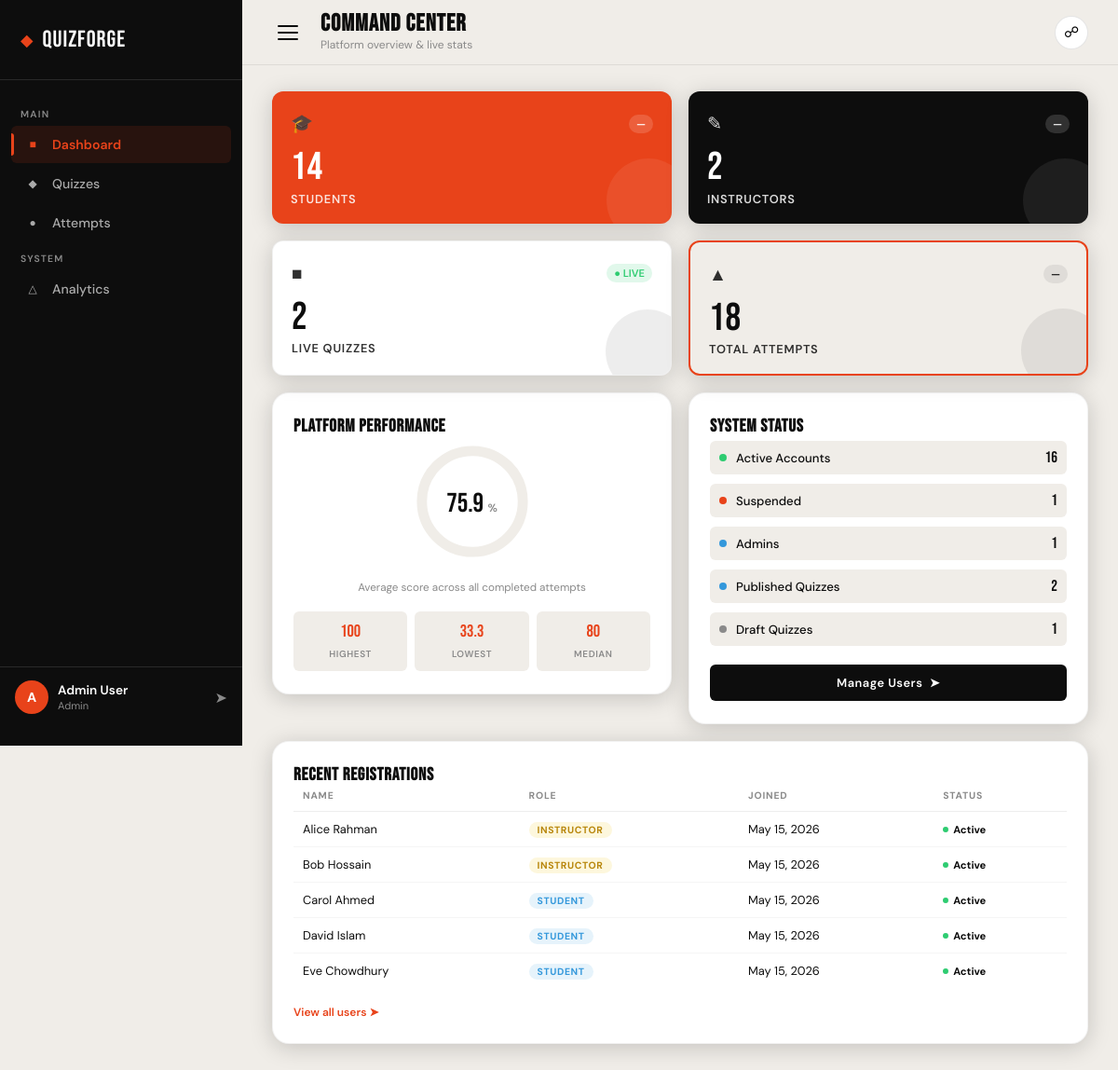
/view/admin/dashboard.php (signed in), run on the app's committed database.
### tables this page shows
CREATE TABLE users (
    id            INT UNSIGNED  AUTO_INCREMENT PRIMARY KEY,
    name          VARCHAR(100)  NOT NULL,
    email         VARCHAR(150)  NOT NULL UNIQUE,
    password_hash VARCHAR(255)  NOT NULL,
    role          ENUM('student','instructor','admin')
                                NOT NULL DEFAULT 'student',
    is_active     TINYINT(1)    NOT NULL DEFAULT 1,
    created_at    TIMESTAMP     NOT NULL DEFAULT CURRENT_TIMESTAMP
);

### model/adminDashboardModel.php (called while the page is built, shortened)
<?php
function getRecentUsers($limit = 5) {
    $conn = get_database_connection();
    $sql = "SELECT id, name, role, created_at, is_active
            FROM users ORDER BY created_at DESC LIMIT ?";
    $stmt = $conn->prepare($sql);
    $stmt->bind_param("i", $limit);
    $stmt->execute();
    $result = $stmt->get_result();
    $users = [];
    while ($row = $result->fetch_assoc()) {
        $users[] = $row;
    }
    return $users;
}
?>

### controller/adminDashboardController.php (the view, shortened to what this page needs)
<?php
include_once __DIR__ . '/../model/adminDashboardModel.php';
$recent_users = getRecentUsers(5);
$recent_users_rows = '';
if (!empty($recent_users)) {
    foreach ($recent_users as $u) {
        $recent_users_rows .= '<tr data-user-id="' . htmlspecialchars($u['id']) . '">
            <td>' . htmlspecialchars($u['name']) . '</td>
            <td><span class="role-badge role-badge--' . htmlspecialchars($u['role']) . '">' . htmlspecialchars($u['role']) . '</span></td>
            <td>' . htmlspecialchars(date('M d, Y', strtotime($u['created_at']))) . '</td>
            <td><span class="status-dot ' . ($u['is_active'] ? 'status-dot--active' : 'status-dot--suspended') . '">' . ($u['is_active'] ? 'Active' : 'Suspended') . '</span></td>
        </tr>';
    }
} else {
    $recent_users_rows = '<tr class="recent-table__empty"><td colspan="4">No users yet.</td></tr>';
}
?>

### view/style/adminDashboard.css (style rules this page uses)
:root { --black: #0d0d0d; --black-2: #161616; --black-3: #1e1e1e; --off-white: #f0ede8; --white: #ffffff; --orange: #E8431A; --orange-dark: #bf3514; --orange-light: #ff6b45; --orange-ghost: rgba(232, 67, 26, 0.12); --grey-1: #2a2a2a; --grey-2: #3d3d3d; --grey-text: #8a8a8a; --green: #2ecc71; --yellow: #f1c40f; --blue: #3498db; --sidebar-w: 260px; --sidebar-w-col: 72px; --topbar-h: 70px; --font-display: 'Bebas Neue', sans-serif; --font-body: 'DM Sans', sans-serif; --radius-sm: 6px; --radius-md: 12px; --radius-lg: 18px; --shadow-card: 0 4px 24px rgba(0,0,0,0.18); --shadow-hover: 0 8px 36px rgba(232,67,26,0.22); --transition: 0.25s cubic-bezier(0.4, 0, 0.2, 1); }
*, *::before, *::after { box-sizing: border-box; margin: 0; padding: 0; }
html { font-size: 16px; scroll-behavior: smooth; }
body { font-family: var(--font-body); background: var(--off-white); color: var(--black); display: flex; min-height: 100vh; overflow-x: hidden; }
.recent-table td { padding: 10px 10px; border-bottom: 1px solid rgba(0,0,0,0.04); color: var(--black); vertical-align: middle; }
.recent-table tr:last-child td { border-bottom: none; }
.role-badge { padding: 2px 9px; border-radius: 20px; font-size: 0.65rem; font-weight: 700; text-transform: uppercase; letter-spacing: 0.06em; }
.role-badge--student { background: rgba(52,152,219,0.12); color: var(--blue); }
.role-badge--instructor { background: rgba(241,196,15,0.14); color: #b8860b; }
.status-dot { font-size: 0.7rem; font-weight: 700; display: flex; align-items: center; gap: 5px; }
.status-dot::before { content: ''; width: 6px; height: 6px; border-radius: 50%; display: inline-block; }
.status-dot--active::before { background: var(--green); }

### data on the page
users: name "Alice Rahman", role "INSTRUCTOR", created_at "May 15, 2026", is_active "Active"
users: name "Bob Hossain", role "INSTRUCTOR", created_at "May 15, 2026", is_active "Active"
users: name "Carol Ahmed", role "STUDENT", created_at "May 15, 2026", is_active "Active"
users: name "David Islam", role "STUDENT", created_at "May 15, 2026", is_active "Active"
users: name "Eve Chowdhury", role "STUDENT", created_at "May 15, 2026", is_active "Active"

### other printed values
substr($admin_name, 0, 1) "A"
$admin_name "Admin User"
$total_students "14"
$total_instructors "2"
$live_quizzes "2"
$total_attempts "18"
$avg_score_percent "75.9"
$score_high "100"
$score_low "33.3"
$score_median "80"
$active_accounts "16"
$suspended_accounts "1"
$total_admins "1"
$draft_quizzes "1"
